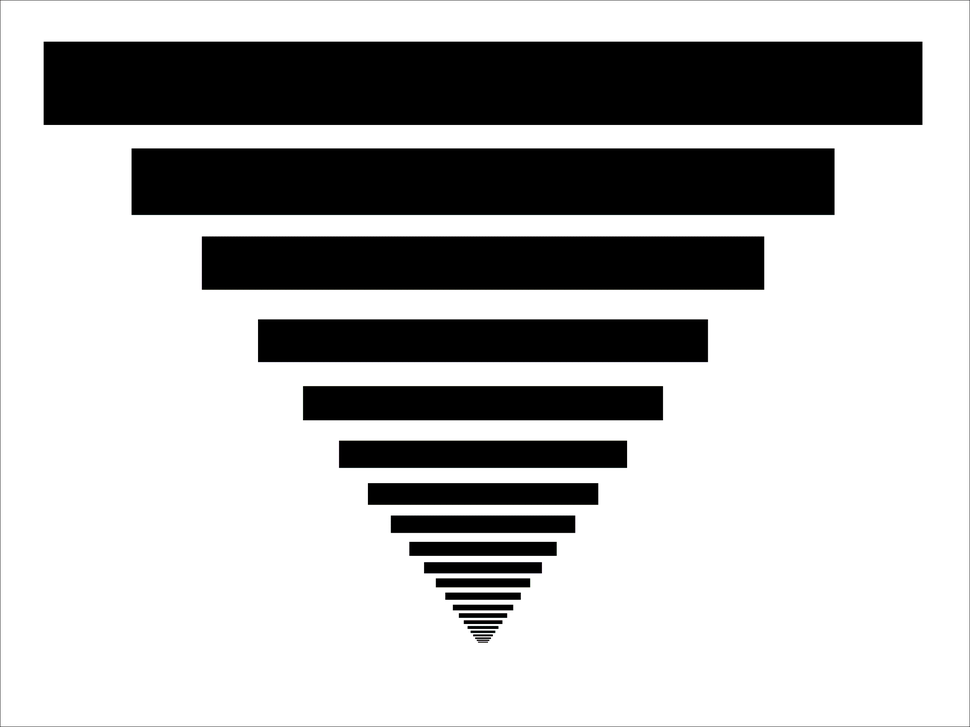
#> input picture images/test_fpm.png, 970 x 727 px, shrunk from 2560 x 1920 before the run, found by its file name
$ python generate_fpm.py
#> lines starting #> are read from the running program, lines starting #| are printed output that depends on the picture
# This shall generate the "artificial fpm" files from the eye.jpg image, and save them accordingly.
# These will then be analyzed later and then stitched together to get a higher res image
# FIRST al the declarations...
imageName = "images/test_fpm.png"

import numpy, Image, pylab, matplotlib.cm as cm

# the circular_mask was copied from http://stackoverflow.com/questions/18352973/mask-a-circular-sector-in-a-numpy-array
def circular_mask(shape,centre,radius):
    """
    Return a boolean mask for a circular sector. The start/stop angles in
    `angle_range` should be given in clockwise order.
    """
    angle_range = [0,360]

    x,y = numpy.ogrid[:shape[0],:shape[1]]
    cx,cy = centre
    tmin,tmax = numpy.deg2rad(angle_range)

    # ensure stop angle > start angle
    if tmax < tmin:
            tmax += 2*numpy.pi

    # convert cartesian --> polar coordinates
    r2 = (x-cx)*(x-cx) + (y-cy)*(y-cy)
    theta = numpy.arctan2(x-cx,y-cy) - tmin

    # wrap angles between 0 and 2*pi
    theta %= (2*numpy.pi)

    # circular mask
    circmask = r2 <= radius*radius

    # angular mask
    anglemask = theta <= (tmax-tmin)

    return circmask*anglemask

# Now we begin the fun...
im = Image.open(imageName)	# full colour yo
#> im is the input picture: PIL image 970x727 RGB; mean R, G, B 181.1, 181.1, 181.1

# we display the source image first..
'''
pylab.figure()
pylab.imshow(im)
'''

image = numpy.array(im)		# convert to numpy array
final_image = numpy.zeros(image.shape)	# empty array for our final image
# print('final image shape - ', final_image.shape)

### we will generate 6 different images from this one and save them all with names from 00 to 22, by shifting a circular pupil of the FT by
### 50 units back and forth.
### enter the number of shifted images desired along each axis...
xax = 3
yax = 3

radius = 500
cx = image.shape[0]/2
#> cx = 363.5
cy = image.shape[1]/2
#> cy = 485

fshift = 250

# and it shall be so!
for m in range(0, xax):
  for n in range(0, yax):

    print('building image ' + str(m) + ',' + str(n) + ' with the FT pupil shifted by ' + str(fshift*(m - abs(xax/2))) + ',' + str(fshift*(n - abs(yax/2))))

  ## Hear ye hear ye, this is for splitting shit up into RGB components and then performing individual operations on them yo
  # now we split the image into it's red, green and blue arrays

  # for i in range(0, image_matrix_dimension):				# for some reason if you put range(0,2) it screws the colours up. WHY
      # channel = image[:,:,i]					# split out the channel
      # f = numpy.fft.fftshift(numpy.fft.fft2(channel))		# find 2D FFT
    print("starting taking fft")
    f = numpy.fft.fftshift(numpy.fft.fft2(image))		# find 2D FFT
    print("finished fft, now makign mask")
      # now you can perform some shit on the fourier transform ..
      # this section chops out a section and displays the modified file
      # first the center coordinates..


    mask = circular_mask(image.shape, (cx + fshift*(m - abs(xax/2)), cy + fshift*(n - abs(yax/2))), radius)
    print("made mask. now applying")
    f[~mask] = 0					# chop out circular section
    print("applied.")
    psd = numpy.abs(f)					# could be either, assuming the transforms are hte same for each chan

      # now we find the inverses and stitch them together
      # final_image[:,:,i] = numpy.fft.ifft2(numpy.fft.fftshift(f))
    print("generating final image")
    final_image = numpy.fft.ifft2(numpy.fft.fftshift(f))
    print("now making into uint8 image object")

    image_modi = Image.fromarray(final_image.astype(numpy.uint8))	# this is still giving complex values, why?
    print("saving...")
    image_modi.save('./images/fpm_artificial/' + str(m) + str(n) + '.jpg')

    '''
    pylab.figure()
    pylab.imshow(image_modi)		# display in colour space

    pylab.figure()
    pylab.imshow(numpy.log10(psd+1))
    '''
#> this loop made 3 passes
#> pass 1, `image_modi.save('./images/fpm_artificial/' + str(m) + str(n) + '.jpg')`:
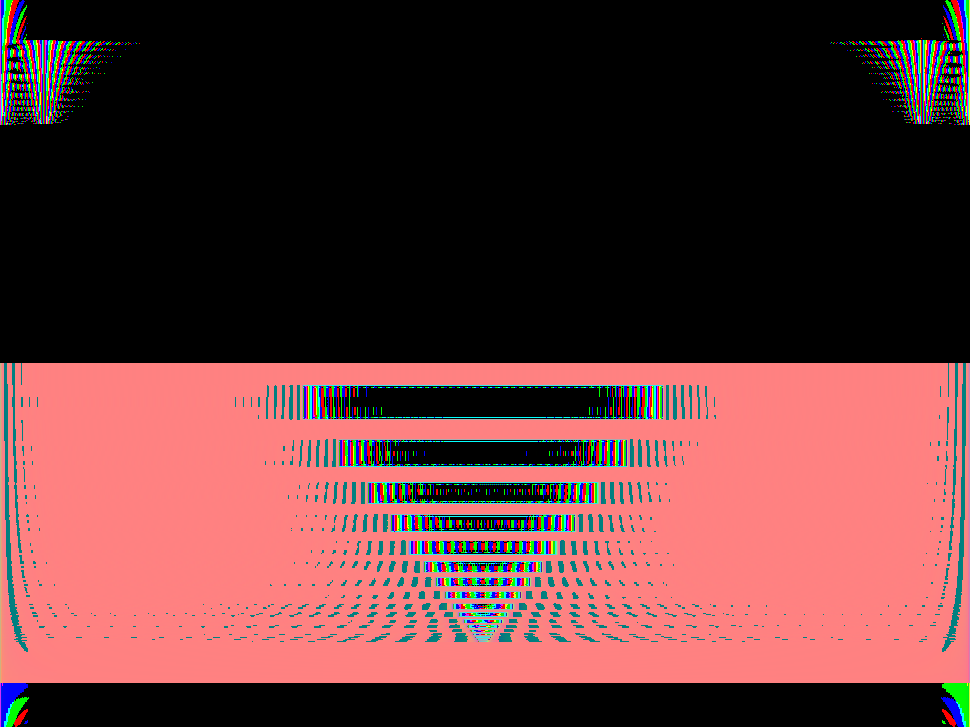
#> saved as 00.jpg: PIL image 970x727 RGB; mean R, G, B 98.4, 56.1, 56.1
#> pass 1, `image_modi.save('./images/fpm_artificial/' + str(m) + str(n) + '.jpg')`:
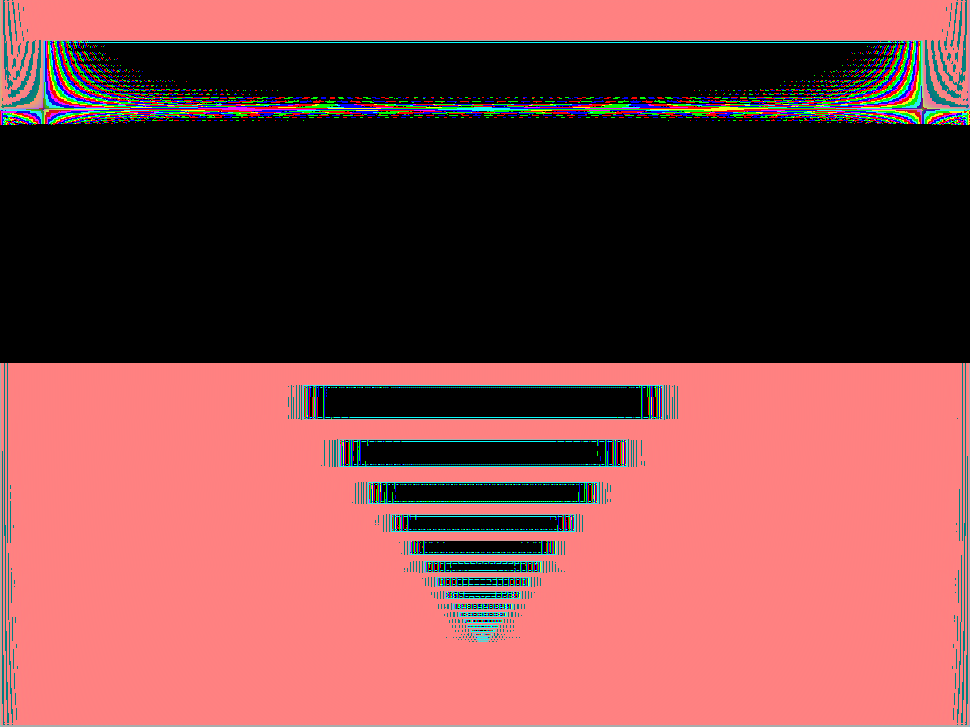
#> saved as 01.jpg: PIL image 970x727 RGB; mean R, G, B 132.6, 73, 73
#> pass 1, `image_modi.save('./images/fpm_artificial/' + str(m) + str(n) + '.jpg')`:
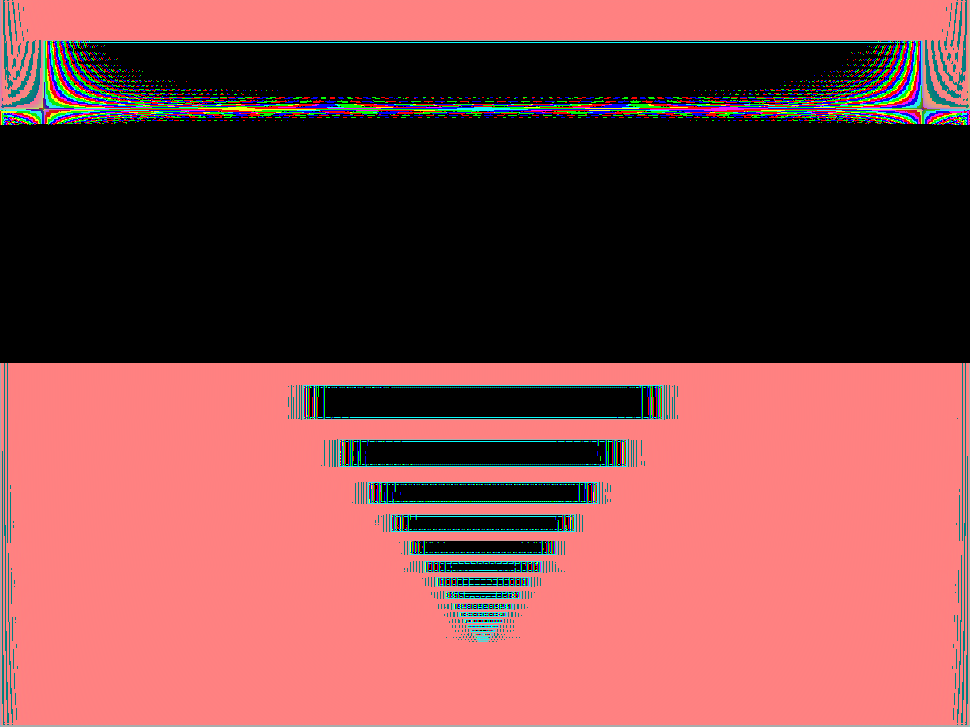
#> saved as 02.jpg: PIL image 970x727 RGB; mean R, G, B 132.7, 73, 73
#> pass 2, `image_modi.save('./images/fpm_artificial/' + str(m) + str(n) + '.jpg')`:
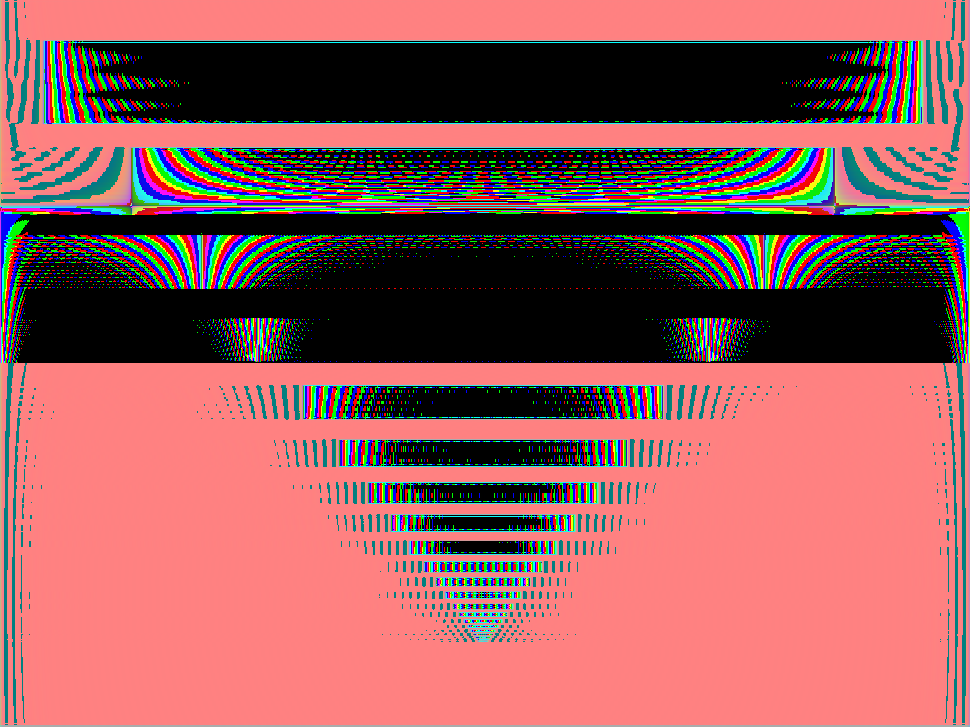
#> saved as 10.jpg: PIL image 970x727 RGB; mean R, G, B 151.7, 91.1, 91.1
#> after the loop:
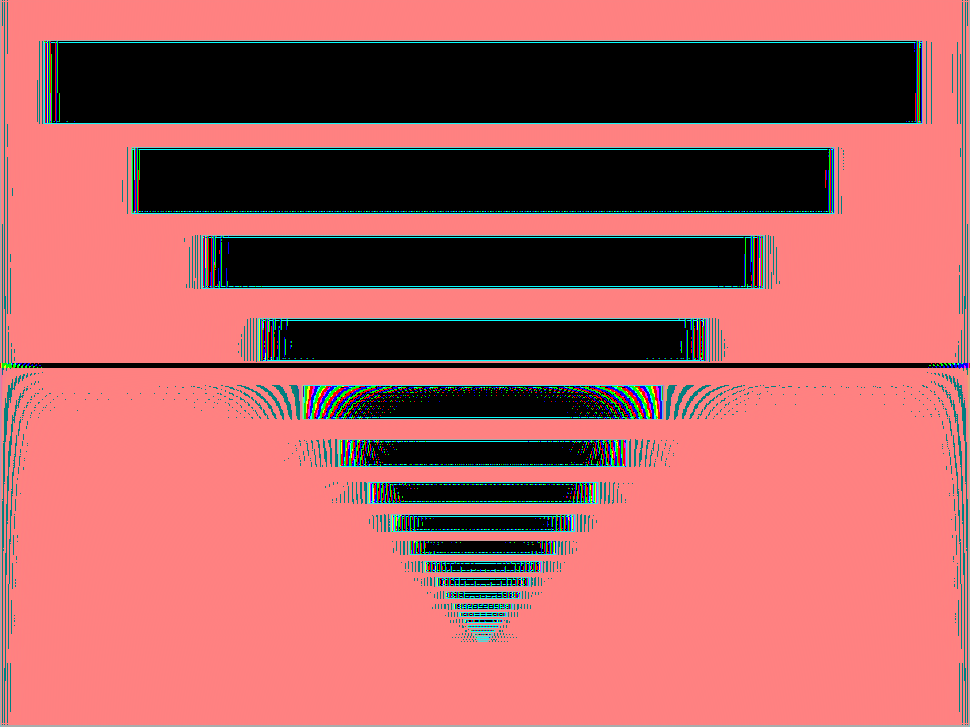
#> image_modi: PIL image 970x727 RGB; mean R, G, B 176.8, 97.4, 97.4
# pylab.show()
